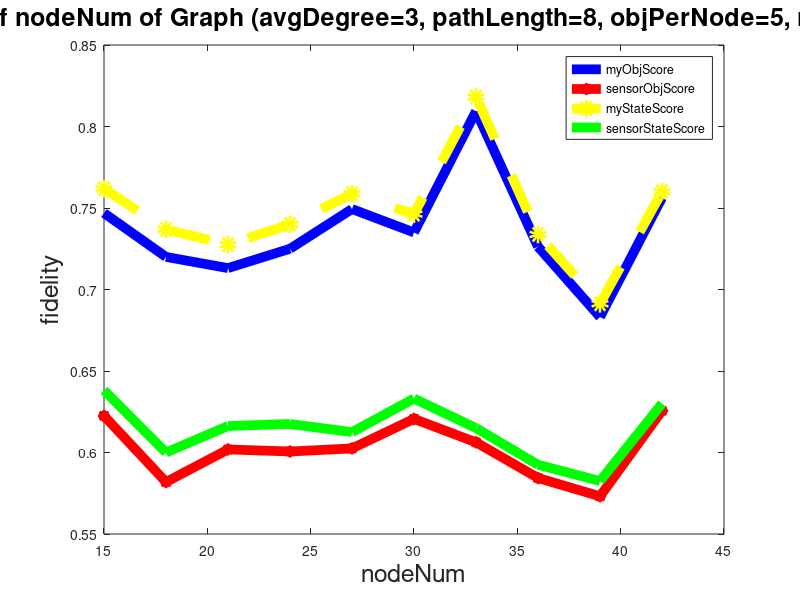

MATLAB code to generate this figure:
% 
% x = 1: 0.1 : 2;
% map = [0.209 0.2098 0.2104 0.2111 0.2121 0.2127 0.2134 0.214 0.2148 0.2152 0.2158];
% plot(x, map);
% xlabel('k1');
% ylabel('MAP');
% title('myBM25 MAP vs. k1');

% x = 0 : 200 : 1000;
% map = [0.216 0.2158 0.2158 0.2158 0.2158 0.2158];
% plot(x, map);
% xlabel('k3');
% ylabel('MAP');
% title('myBM25 MAP vs. k3');

% x = 0.1 : 0.1 : 0.8;
% myObjScore = [0.8874237114561513 0.7710148111716169 0.8188136148113507 0.8153660691348886 0.7777983333242986 0.8333527484521154 .833911606491867 0.9374006721189054 ];
% sensorObjScore = [0.4280903210869078 0.4204277492231784 0.42821688716716155 0.4341548273246564 0.42620940445851474 0.42637851647913144 0.41786966778730933 .42669586797426684];
% myStateScore = [0.8333333333333333 0.6535714285714286 0.7166666666666667 0.715 0.6416666666666666 0.7333333333333333 0.75 0.9];
% plot(x, myObjScore, '-b', 'LineWidth', 12);
% hold on;
% plot(x, sensorObjScore, '*r-', 'LineWidth', 12)
% hold on;
% plot(x, myStateScore, 'yo--', 'LineWidth', 12);
% legend('myObjScore', 'sensorObjScore', 'myStateScore', 0);
% xlabel('density');
% ylabel('fidelity');
% title('Effect of density');


% x = 1 : 1 : 10;
% myObjScore = [1 0.9771725888867018 0.9152789394043515 0.934406780881956 0.8366892049584596 0.8333964011333865 0.8315538636004332 0.8152271090749859 0.8240515249974066 0.8234017763074337 ];
% sensorObjScore = [0.41715148575152394 0.4239812206660624 0.411991013011413 0.44097550655017737 0.43171120580690225 0.42925454197531105 0.43925454197531105 0.42548027916387543 0.42286834243426014 0.41780705677830243 ];
% myStateScore = [1 0.9666666666666666 0.8666666666666666 0.9 0.7333333333333334 0.7333333333333333 0.7333333333333332 0.7 0.7333333333333334 0.725];
% plot(x, myObjScore, '-b', 'LineWidth', 12);
% hold on;
% plot(x, sensorObjScore, '*r-', 'LineWidth', 12)
% hold on;
% plot(x, myStateScore, 'yo--', 'LineWidth', 12);
% legend('myObjScore', 'sensorObjScore', 'myStateScore', 0);
% xlabel('objPerNode');
% ylabel('fidelity');
% title('Effect of object per node (density=0.7, dimension=30, nodeNum=10, stdDev=30)');

% x = 10 : 1 : 19;
% myObjScore = [1 1 1 0.9806476181570577 1 1 0.9770237390411374 0.9820366917610416 1.0 0.9791427438114411 ];
% sensorObjScore = [0.6638286159009998 0.658143359908764 0.6354936692655665 0.6210497114238887 0.6004358468874997 0.5812841879648349 0.5742958481625683 0.5612905040992195 0.5478207941805118 0.5369640825223825];
% myStateScore = [1 1 1 0.975 1 1 0.9666666666666666 0.975 1.0 0.9666666666666668];
% plot(x, myObjScore, '-b', 'LineWidth', 12);
% hold on;
% plot(x, sensorObjScore, '*r-', 'LineWidth', 12)
% hold on;
% plot(x, myStateScore, 'yo--', 'LineWidth', 12);
% legend('myObjScore', 'sensorObjScore', 'myStateScore', 0);
% xlabel('stdDev');
% ylabel('fidelity');
% title('Effect of standard Deviation (density=0.6, dimension=30, nodeNum=10)');
% 
% x = 1 : 1 : 10;
% myObjScore = [1 1.0 1 1 1 1 1 1 1 1];
% sensorObjScore = [0.6833422439219224 0.6754776712595074 0.6675258682623834 0.6592576281314356 0.650144551221691 0.6430008260872162 0.6342200580932328 0.6199228865 0.6004675280212762 0.5985776740864552];
% myStateScore = [1 1.0 1 1 1 1 1 1 1 1];
% plot(x, myObjScore, '-b', 'LineWidth', 6);
% hold on;
% plot(x, sensorObjScore, '*r-', 'LineWidth', 6)
% hold on;
% plot(x, myStateScore, 'yo--', 'LineWidth', 6);
% legend('myObjScore', 'sensorObjScore', 'myStateScore', 0);
% xlabel('mean');
% ylabel('fidelity');
% title('Effect of mean (density=0.6, dimension=30, nodeNum=30, stdDev=10)');

% x = 10 : 2 : 30;
% myObjScore = [0.8243330669182874 0.8407568412027503 0.8891109740140946  0.892008216638352 0.9205598976346707 0.9354847372202745 0.9769556047263415  0.9755839811911761 0.9785566435963527  0.9764048317686737 0.9750283098616332];
% sensorObjScore = [0.5489641510935381 0.5349786549177286 0.5121957198844216 0.5030894945749249 0.49921148601760257 0.5159035755958441 0.5168998466620696 0.5113485632528767 0.518849512375595  0.5161726924850997 0.5214361460048369];
% myStateScore = [.7  0.7333333333333333 0.8333333333333334 0.8333333333333333 0.8666666666666668  0.9 0.9666666666666666 0.9666666666666668 0.9666666666666668 0.9666666666666668 0.9666666666666668];
% plot(x, myObjScore, '-b', 'LineWidth', 6);
% hold on;
% plot(x, sensorObjScore, '*r-', 'LineWidth', 6)
% hold on;
% plot(x, myStateScore, 'yo--', 'LineWidth', 6);
% legend('myObjScore', 'sensorObjScore', 'myStateScore', 0);
% xlabel('dimension');
% ylabel('fidelity');
% title('Effect of dimension (density=0.6, objPerNode=10, nodeNum=30, range=100, mean=0, stdDev=20)');
% 
% x = 2 : 2 : 14;
% myObjScore = [1 0.9786608510371732 0.956965347901981 0.9552521276203674 0.9150825647538984 0.9101918901911118 0.8952892982114318];
% sensorObjScore = [0.5180785387162601 0.5053624270194889 0.5063329209881438 0.5370489145057558 0.5275913426213635  0.5372546046726956  0.5007008449762572];
% myStateScore = [1 0.9666666666666666 0.9333333333333332  0.9333333333333332  0.8666666666666666 0.8666666666666668  0.8333333333333333];
% plot(x, myObjScore, '-b', 'LineWidth', 6);
% hold on;
% plot(x, sensorObjScore, '*r-', 'LineWidth', 6)
% hold on;
% plot(x, myStateScore, 'yo--', 'LineWidth', 6);
% legend('myObjScore', 'sensorObjScore', 'myStateScore', 0);
% xlabel('objPerNode');
% ylabel('fidelity');
% title('Effect of objPerNode (density=0.6, dimension=20, nodeNum=30, range=100, mean=0, stdDev=20)');


% figure(1)
% subplot(1,2,1);
% x = 0.1 : 0.1 : 0.8;
% myObjScore = [0.9700000000000002 0.9479999999999997 0.845 0.8725 0.8366666666666666 0.8600000000000001 0.8633333333333334 0.9166666666666667 ];
% sensorObjScore1 = [0.9085714285714288 0.8939999999999995 0.885 0.9075 0.8833333333333335 0.8900000000000002 0.8833333333333337 0.9233333333333336 ];
% myStateScore1 = [0.9728571428571429 0.9479999999999997 0.845 0.88 0.84 0.8600000000000001 0.8666666666666668 0.9166666666666667 ];
% plot(x, myObjScore, '-b', 'LineWidth', 7);
% hold on;
% plot(x, sensorObjScore1, '*r-', 'LineWidth', 7)
% hold on;
% plot(x, myStateScore1, 'yo--', 'LineWidth', 7);
% legend('myObjScore', 'sensorObjScore', 'myStateScore', 0);
% xlabel('density');
% ylabel('fidelity');
% title('Effect of density(numPerNode=10, nodeNum=20, recall=0.9)');
% 
% subplot(1,2,2);
% x1 = 0.1 : 0.1 : 0.8;
% myObjScore1 = [0.964 0.9279999999999997 0.9419999999999997 0.8759999999999996 0.9039999999999994 0.9079999999999997 0.9099999999999996 0.8999999999999995 ];
% sensorObjScore1 = [0.8939999999999995 0.8919999999999995 0.9019999999999996 0.8879999999999995 0.9139999999999995 0.9039999999999994 0.9099999999999996 0.9059999999999994 ];
% myStateScore1 = [0.966  0.9379999999999998 0.9419999999999997 0.8839999999999997 0.9059999999999994  0.9139999999999996 0.9119999999999995 0.9059999999999995 ];
% plot(x1, myObjScore1, '-b', 'LineWidth', 7);
% hold on;
% plot(x1, sensorObjScore1, '*r-', 'LineWidth', 7)
% hold on;
% plot(x1, myStateScore1, 'yo--', 'LineWidth', 7);
% legend('myObjScore', 'sensorObjScore', 'myStateScore', 0);
% xlabel('density');
% ylabel('fidelity');
% title('Effect of density(numPerNode=10, nodeNum=20, recall=0.9, pathLength=5)');


% x = 1 : 1 : 8;
% myObjScore = [0.8127619047619044 0.6691794871794866 0.5817619047619046 0.4808928571428572 0.41633333333333344 0.47799999999999976 0.4755 0.39];
% sensorObjScore = [0.474361111111111 0.5187097902097901 0.504218253968254 0.48136904761904764 0.4990000000000001 0.524333333333333 0.5179999999999998 0.515];
% myStateScore = [0.9242539682539682 0.747910256410256 0.6531666666666667 0.5358333333333334 0.45433333333333326 0.511 0.49699999999999994 0.4075];
% plot(x, myObjScore, '-b', 'LineWidth', 7);
% hold on;
% plot(x, sensorObjScore, '*r-', 'LineWidth', 7)
% hold on;
% plot(x, myStateScore, 'yo--', 'LineWidth', 7);
% legend('myObjScore', 'sensorObjScore', 'myStateScore', 0);
% xlabel('average in/out degree', 'FontSize', 18);
% ylabel('fidelity', 'FontSize', 18);
% title('Effect of degree (objectNumPerNode=3, dimension=10, nodeNum=30, range=100, stdDev=30)', 'FontSize', 18);


% x = 1 : 1 : 9;
% myObjScore = [0.8165198412698412 0.6810155122655119 0.6540176767676766 0.5848991841491842   0.5408703796203796 0.37857647907647896 0.3723491785991787 0.36861871461871465 0.36744211344211336 ];
% sensorObjScore = [0.7204426406926404 0.576046176046176 0.5152095959595959 0.4778739316239315  0.4328843101343104 0.3776341991341991 0.3795321345321344 0.36098742923742927 0.3719681429681429 ];
% myStateScore = [0.8165198412698412 0.7256998556998556 0.7349015151515149 0.6613517871017873  0.64647205572205594 0.4444556277056275 0.48881951381951366 0.4706531801531802 0.4934731934731934 ];
% plot(x, myObjScore, '-b', 'LineWidth', 7);
% hold on;
% plot(x, sensorObjScore, '*r-', 'LineWidth', 7)
% hold on;
% plot(x, myStateScore, 'yo--', 'LineWidth', 7);
% legend('myObjScore', 'sensorObjScore', 'myStateScore', 0);
% xlabel('objPerNode', 'FontSize', 18);
% ylabel('fidelity', 'FontSize', 18);
% title('Effect of object per node (avgDegree=2, dimension=10, nodeNum=30)', 'FontSize', 18);

% 
% x = 0.1 : 0.1 : 0.9;
% myObjScore = [0.36666666666666664 0.5166666666666667 0.6666666666666666 0.7750000000000001 0.8083333333333332 0.875 0.9583333333333334 0.9583333333333334 0.9666666666666666 ];
% sensorObjScore = [0.09166666666666667 0.2166666666666667 0.2666666666666667 0.4083333333333334 0.5083333333333332 0.575  0.6916666666666667 0.8083333333333332 0.9166666666666666 ];
% myStateScore = [0.36666666666666664 0.5166666666666667 0.6749999999999999 0.7750000000000001 0.8083333333333332 0.875 0.9583333333333334 0.9583333333333334 0.9666666666666666 ];
% sensorStateScore = [0.09166666666666667 0.2166666666666667  0.2750000000000001 0.4083333333333334 0.5083333333333332 0.575  0.6916666666666667 0.8083333333333332 0.9166666666666666 ];
% plot(x, myObjScore, '-b', 'LineWidth', 7);
% hold on;
% plot(x, sensorObjScore, '*r-', 'LineWidth', 7)
% hold on;
% plot(x, myStateScore, 'yo--', 'LineWidth', 7);
% hold on;
% plot(x, sensorStateScore, 'g-', 'LineWidth', 7);
% legend('myObjScore', 'sensorObjScore', 'myStateScore', 'sensorStateScore');
% xlabel('recall', 'FontSize', 18);
% ylabel('fidelity', 'FontSize', 18);
% title('Effect of recall (avgDegree=2, objPerNode=2, height=6, pathLength=6)', 'FontSize', 18);



% x = 1 : 1 : 10;
% myObjScore = [0.95625 0.81625  0.72125 0.73  0.695 0.655 0.65875 0.56125 0.59875 0.5525 ];
% sensorObjScore = [ 0.6 0.6025 0.59 0.6 0.6225  0.61 0.625 0.5875 0.60125 0.58625 ];
% myStateScore = [ 0.9625 0.825 0.73625  0.7375 0.7025 0.665 0.66375 0.575  0.61125 0.5675 ];
% sensorStateScore = [ 0.60625 0.61125 0.60625 0.60875  0.63375 0.62 0.63 0.605 0.615 0.60375 ];
% plot(x, myObjScore, '-b', 'LineWidth', 7);
% hold on;
% plot(x, sensorObjScore, '*r-', 'LineWidth', 7)
% hold on;
% plot(x, myStateScore, 'yo--', 'LineWidth', 7);
% hold on;
% plot(x, sensorStateScore, 'g-', 'LineWidth', 7);
% legend('myObjScore', 'sensorObjScore', 'myStateScore', 'sensorStateScore');
% xlabel('degree', 'FontSize', 18);
% ylabel('fidelity', 'FontSize', 18);
% title('Effect of degree of graph (objPerNode=5, recall = 0.6, pathLength=8)', 'FontSize', 18);

% 
% 
% x = 1 : 1 : 6;
% myObjScore = [ 0.6 0.65 0.6733333333333335 0.7575 0.885999999999999  0.9066666666666663 ];
% sensorObjScore = [ 0.6 0.595  0.58 0.575 0.584 0.585];
% myStateScore = [ 0.6 0.65  0.6733333333333335 0.7575 0.885999999999999 0.9066666666666663 ];
% sensorStateScore = [ 0.6 0.595 0.58 0.575 0.584  0.585];
% plot(x, myObjScore, '-b', 'LineWidth', 7);
% hold on;
% plot(x, sensorObjScore, '*r-', 'LineWidth', 7)
% hold on;
% plot(x, myStateScore, 'yo--', 'LineWidth', 7);
% hold on;
% plot(x, sensorStateScore, 'g-', 'LineWidth', 7);
% legend('myObjScore', 'sensorObjScore', 'myStateScore', 'sensorStateScore');
% xlabel('pathLength', 'FontSize', 18);
% ylabel('fidelity', 'FontSize', 18);
% title('Effect of pathLength of Tree (avgDegree=2, objPerNode=2, recall=0.6,height=6)', 'FontSize', 18);


% x = 0.1 : 0.1 : 0.9;
% myObjScore = [ 0.125 0.2 0.35 0.53125 0.6375 0.725 0.90625 0.91875 0.975 ];
% sensorObjScore = [ 0.0875  0.20625 0.2625 0.36875 0.48125 0.55 0.7 0.83125 0.88125 ];
% myStateScore = [0.1375 0.225 0.36875 0.5375 0.65625 0.7375 0.91875 0.91875 0.975 ];
% sensorStateScore = [0.1  0.25625 0.2875 0.375 0.5 0.5625 0.7125 0.83125 0.88125];
% plot(x, myObjScore, '-b', 'LineWidth', 7);
% hold on;
% plot(x, sensorObjScore, '*r-', 'LineWidth', 7)
% hold on;
% plot(x, myStateScore, 'yo--', 'LineWidth', 7);
% hold on;
% plot(x, sensorStateScore, 'g-', 'LineWidth', 7);
% legend('myObjScore', 'sensorObjScore', 'myStateScore', 'sensorStateScore');
% xlabel('recall', 'FontSize', 18);
% ylabel('fidelity', 'FontSize', 18);
% title('Effect of Graph Recall (avgDegree=3, objPerNode=5, nodeNum=30, pathLength=8)', 'FontSize', 18);

% x = 1 : 1 : 10;
% myObjScore = [0.51 0.645 0.60966666666666668 0.66 0.626 0.6866666666666669 0.6814285714285714 0.7525 0.7888888888888882  0.7560000000000002 ];
% sensorObjScore = [0.51  0.61 0.5499999999998 0.5675 0.5879999999999999 0.5833333333333335 0.5657142857142858  0.60375  0.6199999999999999 0.6030000000000002
%  ];
% myStateScore = [0.51  0.655 0.61333333333332 0.68 0.6399999999999999 0.6900000000000002 0.701428571428571 0.76125 0.7988888888888883  0.7650000000000002];
% sensorStateScore = [0.51 0.62 0.553333333333333 0.59 0.6039999999999999 0.5900000000000003 0.5857142857142857 0.6125 0.6299999999999999  0.6140000000000003];
% plot(x, myObjScore, '-b', 'LineWidth', 7);
% hold on;
% plot(x, sensorObjScore, '*r-', 'LineWidth', 7)
% hold on;
% plot(x, myStateScore, 'yo--', 'LineWidth', 7);
% hold on;
% plot(x, sensorStateScore, 'g-', 'LineWidth', 7);
% legend('myObjScore', 'sensorObjScore', 'myStateScore', 'sensorStateScore');
% xlabel('pathLength', 'FontSize', 18);
% ylabel('fidelity', 'FontSize', 18);
% title('Effect of Graph pathLength (avgDegree=3, objPerNode=5, nodeNum=30, recall=0.6)', 'FontSize', 18);

% x = 1 : 10;
% myObjScore = [ 0.9083333333333333 0.97 0.8916666666666664 0.9033333333333328 0.9216666666666664 0.9433333333333335  0.8983333333333331  0.8949999999999992 0.8949999999999996 0.8799999999999999 ];
% sensorObjScore = [0.6233333333333333 0.5983333333333334 0.6183333333333334 0.6216666666666667 0.5999999999999999 0.5849999999999999 0.6466666666666666 0.625 0.5983333333333334 0.5900000000000001 ];
% myStateScore = [ 0.9083333333333333  0.9716666666666666 0.8933333333333331 0.9099999999999995  0.9249999999999998 0.9466666666666668 0.9049999999999998 0.8999999999999991 0.8966666666666663 0.8849999999999999 ];
% sensorStateScore = [0.6233333333333333  0.6 0.62  0.6283333333333334 0.6033333333333332 0.588333333333333 0.6533333333333333 0.6300000000000001 0.6 0.5950000000000001 ];
% plot(x, myObjScore, '-b', 'LineWidth', 7);
% hold on;
% plot(x, sensorObjScore, '*r-', 'LineWidth', 7)
% hold on;
% plot(x, myStateScore, 'yo--', 'LineWidth', 7);
% hold on;
% plot(x, sensorStateScore, 'g-', 'LineWidth', 7);
% legend('myObjScore', 'sensorObjScore', 'myStateScore', 'sensorStateScore');
% xlabel('objPerNode', 'FontSize', 18);
% ylabel('fidelity', 'FontSize', 18);
% title('Effect of objPerNode of Tree (avgDegree=2, pathLength=6, recall=0.6,height=6)', 'FontSize', 18);


% x = 1 : 10;
% myObjScore = [0.790625 0.754375 0.726875 0.779375 0.79375 0.77875 0.739375 0.68875 0.775625 0.725625 ];
% sensorObjScore = [ 0.60125 0.614375 0.606875 0.60625 0.62625 0.608125 0.586875 0.595 0.61375 0.609375 ];
% myStateScore = [0.790625 0.761875 0.73625 0.7925 0.8 0.7925 0.748125 0.699375 0.786875 0.738125];
% sensorStateScore = [ 0.60125 0.621875  0.6175 0.62125 0.6325 0.62312 0.595625 0.605625 0.62625 0.624375];
% plot(x, myObjScore, '-b', 'LineWidth', 7);
% hold on;
% plot(x, sensorObjScore, '*r-', 'LineWidth', 7)
% hold on;
% plot(x, myStateScore, 'yo--', 'LineWidth', 7);
% hold on;
% plot(x, sensorStateScore, 'g-', 'LineWidth', 7);
% legend('myObjScore', 'sensorObjScore', 'myStateScore', 'sensorStateScore');
% xlabel('objPerNode', 'FontSize', 18);
% ylabel('fidelity', 'FontSize', 18);
% title('Effect of objPerNode of Graph (avgDegree=3, pathLength=8, nodeNum=30, recall=0.6)', 'FontSize', 18);

x = 15 : 3 : 42;
myObjScore = [0.74687 0.72 0.713125 0.725 0.749375 0.735 0.809375 0.72625 0.683125 0.75625 ];
sensorObjScore = [0.6225 0.581875 0.601875 0.600625 0.6025 0.620625 0.60625 .584375 0.573125 0.625625 ];
myStateScore = [0.761875 0.736875 0.7275 0.74 0.75875 0.74625 0.818125 0.73375 0.69125 0.76 ];
sensorStateScore = [0.638125 0.6 0.61625 0.6175 0.6125 0.633125 0.615 0.5925 0.5825 0.63];
plot(x, myObjScore, '-b', 'LineWidth', 7);
hold on;
plot(x, sensorObjScore, '*r-', 'LineWidth', 7)
hold on;
plot(x, myStateScore, 'yo--', 'LineWidth', 7);
hold on;
plot(x, sensorStateScore, 'g-', 'LineWidth', 7);
legend('myObjScore', 'sensorObjScore', 'myStateScore', 'sensorStateScore');
xlabel('nodeNum', 'FontSize', 18);
ylabel('fidelity', 'FontSize', 18);
title('Effect of nodeNum of Graph (avgDegree=3, pathLength=8, objPerNode=5, recall=0.6)', 'FontSize', 18);

% x =  0.1 : 0.1 : 1;
% myObjScore = [ 0.525 0.6333333333333332 0.7383333333333333 0.8616666666666666 0.895 0.9466666666666665 0.98 1 1 1];
% sensorObjScore = [0.11499999999999996 0.21000000000000008 0.3166666666666667 0.39000000000000007 0.4933333333333334 0.5966666666666663 0.7033333333333331 0.8001 0.9003 1.0];
% myStateScore = [0.525 0.6333333333333332 0.7383333333333333  0.8616666666666666 0.8983333333333334 0.9516666666666665 0.98 1 1 1];
% sensorStateScore = [0.11499999999999996 0.21000000000000008 0.3166666666666667 0.39000000000000007 0.4966666666666668  0.5916666666666664 0.7033333333333331  0.8001 0.9003 1];
% plot(x, myObjScore, '-b', 'LineWidth', 7);
% hold on;
% plot(x, sensorObjScore, '*r-', 'LineWidth', 7)
% hold on;
% plot(x, myStateScore, 'yo--', 'LineWidth', 7);
% hold on;
% plot(x, sensorStateScore, 'g-', 'LineWidth', 7);
% legend('myObjScore', 'sensorObjScore', 'myStateScore', 'sensorStateScore');
% xlabel('recall', 'FontSize', 18);
% ylabel('fidelity', 'FontSize', 18);
% title('Effect of recall of Tree(rooted) (avgDegree=3, objPerNode=5, height=5, pathLength=6)', 'FontSize', 18);

% x = 1 : 10;
% myObjScore = [0.8683333333333333 0.8799999999999997 0.8616666666666666 0.8633333333333332 0.8716666666666665 0.8666666666666667  0.88 0.8866666666666663 0.8666666666666663 0.8416666666666665 ];
% sensorObjScore = [0.5833333333333335 0.5966666666666668  0.6033333333333334 0.5966666666666665  0.6016666666666667 0.59 0.5749999999999997 0.6066666666666665 0.5983333333333333 0.6100000000000001 ];
% myStateScore = [0.8683333333333333 0.8799999999999997 0.8633333333333334 0.8666666666666665 0.8716666666666665 0.8683333333333333 0.8816666666666666 0.8899999999999997 0.868333333333333 0.843333333333333 ];
% sensorStateScore = [0.5833333333333335 0.5966666666666668 0.6050000000000001 0.5999999999999999 0.6016666666666667 0.5916666666666667  0.5766666666666664 0.6099999999999999 0.6 0.6116666666666668];
% plot(x, myObjScore, '-b', 'LineWidth', 7);
% hold on;
% plot(x, sensorObjScore, '*r-', 'LineWidth', 7)
% hold on;
% plot(x, myStateScore, 'yo--', 'LineWidth', 7);
% hold on;
% plot(x, sensorStateScore, 'g-', 'LineWidth', 7);
% legend('myObjScore', 'sensorObjScore', 'myStateScore', 'sensorStateScore');
% xlabel('objPerNode', 'FontSize', 18);
% ylabel('fidelity', 'FontSize', 18);
% title('Effect of ObjPerNode of Tree(rooted) (avgDegree=3, recall=0.6, height=5, pathLength=6)', 'FontSize', 18);

%% this one is not very good.
% x = 1 : 6;
% myObjScore = [0.99 0.995 0.8399999999999999 0.8275 0.8566666666666666 0.8619999999999997 ];
% sensorObjScore = [0.68 0.645 0.6266666666666665 0.605 0.58 0.608 ];
% myStateScore = [1.0 0.995 0.8399999999999999 0.8325 0.8566666666666666 0.8659999999999997 ];
% sensorStateScore = [0.69 0.645 0.6266666666666665 0.61 0.58 0.6119999999999999 ];
% plot(x, myObjScore, '-b', 'LineWidth', 7);
% hold on;
% plot(x, sensorObjScore, '*r-', 'LineWidth', 7)
% hold on;
% plot(x, myStateScore, 'yo--', 'LineWidth', 7);
% hold on;
% plot(x, sensorStateScore, 'g-', 'LineWidth', 7);
% legend('myObjScore', 'sensorObjScore', 'myStateScore', 'sensorStateScore');
% xlabel('objPerNode', 'FontSize', 18);
% ylabel('fidelity', 'FontSize', 18);
% title('Effect of pathLength of Tree(rooted) (avgDegree=3, recall=0.6, height=5, objPerNode=5)', 'FontSize', 18);
% 

% x = 1 : 1 : 10;
% myObjScore = [0.604 0.6315 0.7018333333333372 0.688125 0.7499999999999943 0.6979999999999992 0.7187142857142921 0.672375 0.714111111111114 0.7621499999999992 ] ;
% sensorObjScore = [0.604 0.5965 0.5913333333333319 0.602 0.6003999999999968 0.6012499999999986 0.6035714285714286 0.601875 0.5985000000000008 0.6021000000000002 ];
% myStateScore = [0.6145 0.6415 0.7118333333333371 0.6995 0.7603999999999951 0.7069166666666656 0.7297857142857213 0.68125 0.7245555555555575 0.7729999999999978 ];
% sensorStateScore = [0.6145  0.6085 0.6018333333333318 0.614 0.6114999999999969 0.6106666666666655 0.6155000000000003 0.612 0.6104444444444452 0.6140000000000001];
% plot(x, myObjScore, '-b', 'LineWidth', 7);
% hold on;
% plot(x, sensorObjScore, '*r-', 'LineWidth', 7)
% hold on;
% plot(x, myStateScore, 'yo--', 'LineWidth', 7);
% hold on;
% plot(x, sensorStateScore, 'g-', 'LineWidth', 7);
% legend('myObjScore', 'sensorObjScore', 'myStateScore', 'sensorStateScore');
% xlabel('pathLength', 'FontSize', 18);
% ylabel('fidelity', 'FontSize', 18);
% title('Effect of Graph pathLength (avgDegree=3, objPerNode=5, nodeNum=30, recall=0.6)', 'FontSize', 18);
